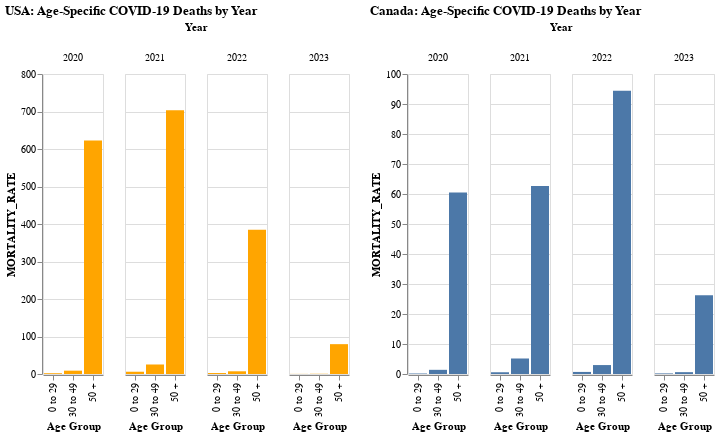

Notebook code cell kept with this figure:
### Markdown cell above
##  2. Were there specific age groups that experienced disproportionately higher mortality rates in one country compared to the other?

### Code cell
age_bar1 = alt.Chart(USAdata1).mark_bar().encode(
    x=alt.X('AGE_GROUP:N', title='Age Group'),
    y=alt.Y('MORTALITY_RATE:Q', title='MORTALITY_RATE'),
    color = alt.value("orange"),
    tooltip=['YEAR', 'AGE_GROUP', 'MORTALITY_RATE']
).facet(
    column=alt.Column('YEAR:N', title='Year')
).properties(title='USA: Age-Specific COVID-19 Deaths by Year')


age_bar2 = alt.Chart(CAdata1).mark_bar().encode(
    x=alt.X('AGE_GROUP:N', title='Age Group'),
    y=alt.Y('MORTALITY_RATE:Q', title='MORTALITY_RATE'),
    tooltip=['YEAR', 'AGE_GROUP', 'MORTALITY_RATE']
).facet(
    column=alt.Column('YEAR:N', title='Year')
).properties(title='Canada: Age-Specific COVID-19 Deaths by Year')


alt.hconcat(age_bar1, age_bar2)

### Figure 1 — Vega-Lite specification as saved in the notebook (floating-point values rounded to 4 significant figures)
{"config": {"view": {"continuousWidth": 300, "continuousHeight": 300}}, "hconcat": [{"data": {"name": "data-a68437b0afc304c824c9d86c503d996b"}, "facet": {"column": {"field": "YEAR", "title": "Year", "type": "nominal"}}, "spec": {"mark": {"type": "bar"}, "encoding": {"color": {"value": "orange"}, "tooltip": [{"field": "YEAR", "type": "nominal"}, {"field": "AGE_GROUP", "type": "nominal"}, {"field": "MORTALITY_RATE", "type": "quantitative"}], "x": {"field": "AGE_GROUP", "title": "Age Group", "type": "nominal"}, "y": {"field": "MORTALITY_RATE", "title": "MORTALITY_RATE", "type": "quantitative"}}}, "title": "USA: Age-Specific COVID-19 Deaths by Year"}, {"data": {"name": "data-6d22d13d72ca7c963e9036be6b88171b"}, "facet": {"column": {"field": "YEAR", "title": "Year", "type": "nominal"}}, "spec": {"mark": {"type": "bar"}, "encoding": {"tooltip": [{"field": "YEAR", "type": "nominal"}, {"field": "AGE_GROUP", "type": "nominal"}, {"field": "MORTALITY_RATE", "type": "quantitative"}], "x": {"field": "AGE_GROUP", "title": "Age Group", "type": "nominal"}, "y": {"field": "MORTALITY_RATE", "title": "MORTALITY_RATE", "type": "quantitative"}}}, "title": "Canada: Age-Specific COVID-19 Deaths by Year"}], "$schema": "https://vega.github.io/schema/vega-lite/v5.20.1.json", "datasets": {"data-a68437b0afc304c824c9d86c503d996b": [{"Unnamed: 0": 0, "YEAR": "2020", "AGE_GROUP": "0 to 29", "TOTAL_DEATHS": 5172, "POPULATION": 254210460, "MORTALITY_RATE": 2.035}, {"Unnamed: 0": 1, "YEAR": "2020", "AGE_GROUP": "30 to 49", "TOTAL_DEATHS": 15289, "POPULATION": 172198146, "MORTALITY_RATE": 8.879}, {"Unnamed: 0": 2, "YEAR": "2020", "AGE_GROUP": "50 +", "TOTAL_DEATHS": 1472511, "POPULATION": 236593554, "MORTALITY_RATE": 622.4}, {"Unnamed: 0": 3, "YEAR": "2021", "AGE_GROUP": "0 to 29", "TOTAL_DEATHS": 15285, "POPULATION": 252095620, "MORTALITY_RATE": 6.063}, {"Unnamed: 0": 4, "YEAR": "2021", "AGE_GROUP": "30 to 49", "TOTAL_DEATHS": 43747, "POPULATION": 172575984, "MORTALITY_RATE": 25.35}, {"Unnamed: 0": 5, "YEAR": "2021", "AGE_GROUP": "50 +", "TOTAL_DEATHS": 1681849, "POPULATION": 239115886, "MORTALITY_RATE": 703.4}, {"Unnamed: 0": 6, "YEAR": "2022", "AGE_GROUP": "0 to 29", "TOTAL_DEATHS": 6478, "POPULATION": 251414856, "MORTALITY_RATE": 2.577}, {"Unnamed: 0": 7, "YEAR": "2022", "AGE_GROUP": "30 to 49", "TOTAL_DEATHS": 12549, "POPULATION": 173851316, "MORTALITY_RATE": 7.218}, {"Unnamed: 0": 8, "YEAR": "2022", "AGE_GROUP": "50 +", "TOTAL_DEATHS": 927600, "POPULATION": 241276650, "MORTALITY_RATE": 384.5}, {"Unnamed: 0": 9, "YEAR": "2023", "AGE_GROUP": "0 to 29", "TOTAL_DEATHS": 655, "POPULATION": 250806986, "MORTALITY_RATE": 0.2612}, {"Unnamed: 0": 10, "YEAR": "2023", "AGE_GROUP": "30 to 49", "TOTAL_DEATHS": 1011, "POPULATION": 175463718, "MORTALITY_RATE": 0.5762}, {"Unnamed: 0": 11, "YEAR": "2023", "AGE_GROUP": "50 +", "TOTAL_DEATHS": 193848, "POPULATION": 243559086, "MORTALITY_RATE": 79.59}], "data-6d22d13d72ca7c963e9036be6b88171b": [{"Unnamed: 0": 0, "YEAR": "2020", "AGE_GROUP": "0 to 29", "TOTAL_DEATHS": 22, "POPULATION": 13332834, "MORTALITY_RATE": 0.165}, {"Unnamed: 0": 1, "YEAR": "2020", "AGE_GROUP": "30 to 49", "TOTAL_DEATHS": 141, "POPULATION": 10131696, "MORTALITY_RATE": 1.392}, {"Unnamed: 0": 2, "YEAR": "2020", "AGE_GROUP": "50 +", "TOTAL_DEATHS": 8813, "POPULATION": 14564108, "MORTALITY_RATE": 60.51}, {"Unnamed: 0": 3, "YEAR": "2021", "AGE_GROUP": "0 to 29", "TOTAL_DEATHS": 77, "POPULATION": 13228492, "MORTALITY_RATE": 0.5821}, {"Unnamed: 0": 4, "YEAR": "2021", "AGE_GROUP": "30 to 49", "TOTAL_DEATHS": 529, "POPULATION": 10234175, "MORTALITY_RATE": 5.169}, {"Unnamed: 0": 5, "YEAR": "2021", "AGE_GROUP": "50 +", "TOTAL_DEATHS": 9259, "POPULATION": 14777197, "MORTALITY_RATE": 62.66}, {"Unnamed: 0": 6, "YEAR": "2022", "AGE_GROUP": "0 to 29", "TOTAL_DEATHS": 93, "POPULATION": 13469283, "MORTALITY_RATE": 0.6905}, {"Unnamed: 0": 7, "YEAR": "2022", "AGE_GROUP": "30 to 49", "TOTAL_DEATHS": 312, "POPULATION": 10473634, "MORTALITY_RATE": 2.979}, {"Unnamed: 0": 8, "YEAR": "2022", "AGE_GROUP": "50 +", "TOTAL_DEATHS": 14154, "POPULATION": 14993017, "MORTALITY_RATE": 94.4}, {"Unnamed: 0": 9, "YEAR": "2023", "AGE_GROUP": "0 to 29", "TOTAL_DEATHS": 27, "POPULATION": 13923612, "MORTALITY_RATE": 0.1939}, {"Unnamed: 0": 10, "YEAR": "2023", "AGE_GROUP": "30 to 49", "TOTAL_DEATHS": 67, "POPULATION": 10938795, "MORTALITY_RATE": 0.6125}, {"Unnamed: 0": 11, "YEAR": "2023", "AGE_GROUP": "50 +", "TOTAL_DEATHS": 3999, "POPULATION": 15221077, "MORTALITY_RATE": 26.27}]}}
